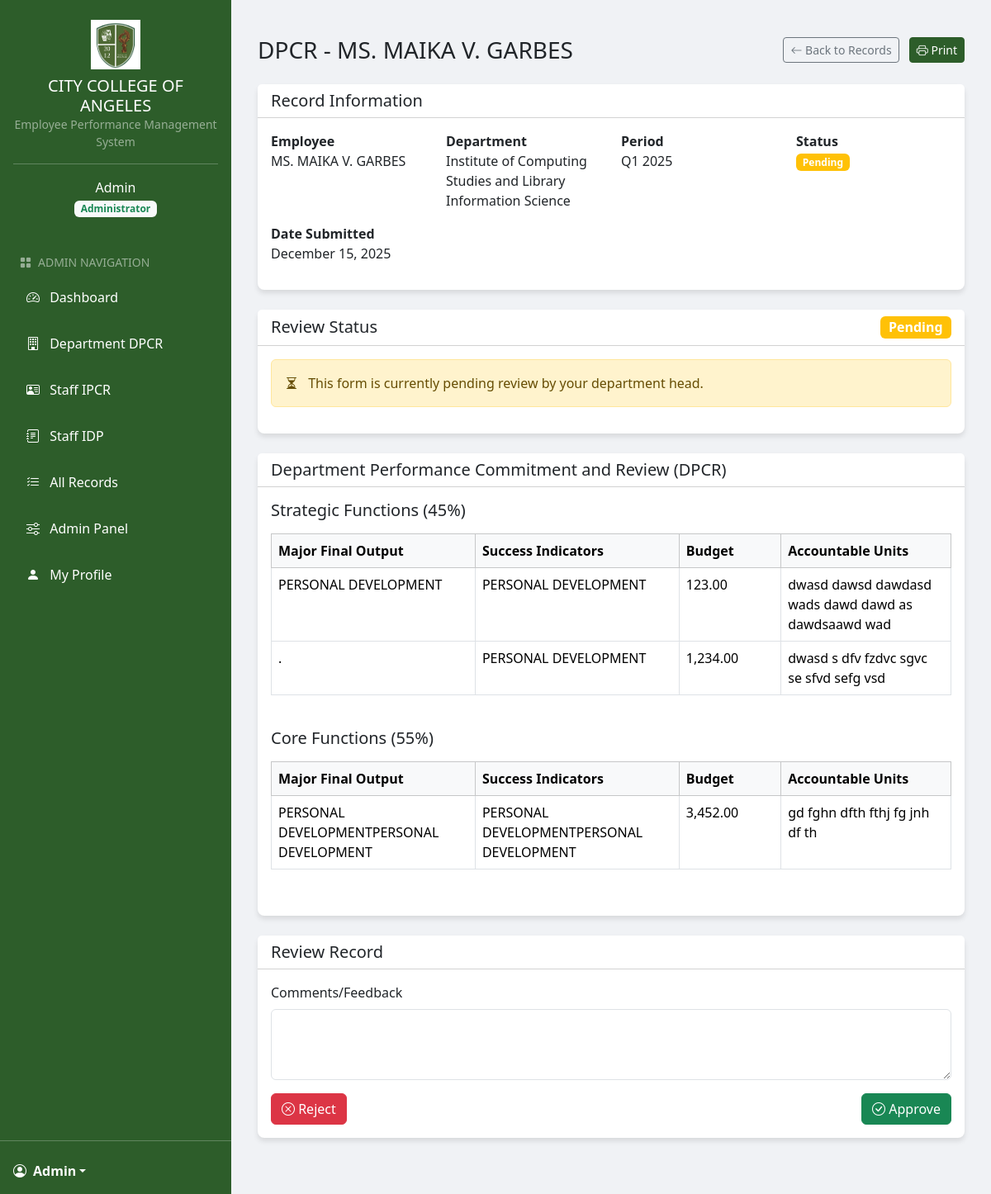
/view_record.php?id=65 (signed in), run on the app's committed database.
### tables this page shows
CREATE TABLE `records` (
  `id` int(11) NOT NULL,
  `user_id` int(11) NOT NULL,
  `form_type` enum('DPCR','IPCR','IDP') NOT NULL,
  `period` varchar(255) NOT NULL,
  `content` longtext DEFAULT NULL,
  `status` enum('Draft','Pending','Approved','Rejected') NOT NULL DEFAULT 'Draft',
  `date_submitted` timestamp NULL DEFAULT NULL,
  `reviewed_by` int(11) DEFAULT NULL,
  `date_reviewed` timestamp NULL DEFAULT NULL,
  `comments` text DEFAULT NULL,
  `computation_type` enum('Type1','Type2') DEFAULT 'Type1',
  `feedback` varchar(255) DEFAULT NULL,
  `confidential_remarks` varchar(255) DEFAULT NULL,
  `position` varchar(255) NOT NULL
);

CREATE TABLE `users` (
  `id` int(11) NOT NULL,
  `name` varchar(255) NOT NULL,
  `email` varchar(255) NOT NULL,
  `password` varchar(255) NOT NULL,
  `role` enum('admin','president','department_head','regular_employee','user') NOT NULL DEFAULT 'user',
  `department_id` int(11) DEFAULT NULL,
  `avatar` varchar(255) DEFAULT NULL,
  `remember_token` varchar(255) DEFAULT NULL,
  `created_at` timestamp NOT NULL DEFAULT current_timestamp(),
  `updated_at` timestamp NOT NULL DEFAULT current_timestamp() ON UPDATE current_timestamp()
);

CREATE TABLE `departments` (
  `id` int(11) NOT NULL,
  `name` varchar(255) NOT NULL,
  `description` text DEFAULT NULL,
  `head_id` int(11) DEFAULT NULL,
  `created_at` timestamp NOT NULL DEFAULT current_timestamp(),
  `updated_at` timestamp NOT NULL DEFAULT current_timestamp() ON UPDATE current_timestamp()
);

CREATE TABLE `dpcr_entries` (
  `id` int(11) NOT NULL,
  `record_id` int(11) NOT NULL,
  `major_output` text NOT NULL,
  `success_indicators` text NOT NULL,
  `budget` decimal(15,2) DEFAULT NULL,
  `accountable` text DEFAULT NULL,
  `accomplishments` text DEFAULT NULL,
  `category` enum('Strategic','Core','Support') NOT NULL DEFAULT 'Core',
  `q1_rating` decimal(5,2) DEFAULT NULL,
  `q2_rating` decimal(5,2) DEFAULT NULL,
  `q3_rating` decimal(5,2) DEFAULT NULL,
  `q4_rating` decimal(5,2) DEFAULT NULL,
  `weight` decimal(5,2) DEFAULT NULL,
  `created_at` timestamp NOT NULL DEFAULT current_timestamp(),
  `updated_at` timestamp NOT NULL DEFAULT current_timestamp() ON UPDATE current_timestamp(),
  `actual_accomplishments` text DEFAULT NULL,
  `q_rating` decimal(3,2) DEFAULT NULL,
  `e_rating` decimal(3,2) DEFAULT NULL,
  `t_rating` decimal(3,2) DEFAULT NULL,
  `a_rating` decimal(3,2) DEFAULT NULL,
  `remarks` text DEFAULT NULL
);

### view_record.php (the view, shortened to what the rows shown need)
<?php
include_once('includes/header.php');
$record_id = intval($_GET['id']);
$host = "localhost";
$username = "root";
$password = "";
$database = "epms_db";
$conn = new mysqli($host, $username, $password, $database);
$record_query = "SELECT r.*, u.name as employee_name, u.department_id,
                 d.name as department_name, rev.name as reviewer_name
          FROM records r
                 JOIN users u ON r.user_id = u.id
                 LEFT JOIN departments d ON u.department_id = d.id
                 LEFT JOIN users rev ON r.reviewed_by = rev.id
          WHERE r.id = ?";
$stmt = $conn->prepare($record_query);
$stmt->bind_param("i", $record_id);
$stmt->execute();
$record_result = $stmt->get_result();
$record = $record_result->fetch_assoc();
$entries = [];
if ($record['form_type'] === 'DPCR') {
    $entries_query = "SELECT * FROM dpcr_entries WHERE record_id = ? ORDER BY category, id";
    $stmt = $conn->prepare($entries_query);
    $stmt->bind_param("i", $record_id);
    $stmt->execute();
    $entries_result = $stmt->get_result();
    $strategic_entries = [];
    $core_entries = [];
    while ($entry = $entries_result->fetch_assoc()) {
        if ($entry['category'] === 'Strategic') {
            $strategic_entries[] = $entry;
        } else if ($entry['category'] === 'Core') {
            $core_entries[] = $entry;
        }
    }
    $entries = [
        'strategic' => $strategic_entries,
        'core' => $core_entries
    ];
} else if ($record['form_type'] === 'IPCR') {
    $entries_query = "SELECT * FROM ipcr_entries WHERE record_id = ? ORDER BY category, id";
    $stmt = $conn->prepare($entries_query);
    $stmt->bind_param("i", $record_id);
    $stmt->execute();
    $entries_result = $stmt->get_result();
    $strategic_entries = [];
    $core_entries = [];
    $support_entries = [];
    if ($entries_result->num_rows > 0) {
        while ($entry = $entries_result->fetch_assoc()) {
            if ($entry['category'] === 'Strategic') {
                $strategic_entries[] = $entry;
            } else if ($entry['category'] === 'Core') {
                $core_entries[] = $entry;
            } else if ($entry['category'] === 'Support') {
                $support_entries[] = $entry;
            }
        }
    } else if (!empty($record['content'])) {
        $content = json_decode($record['content'], true);
        if (isset($content['strategic_functions']) && is_array($content['strategic_functions'])) {
            foreach ($content['strategic_functions'] as $func) {
                $strategic_entries[] = [
                    'major_output' => $func['mfo'] ?? '',
                    'success_indicators' => $func['success_indicators'] ?? '',
                    'actual_accomplishments' => $func['accomplishments'] ?? '',
                    'q_rating' => $func['q'] ?? '',
                    'e_rating' => $func['e'] ?? '',
                    't_rating' => $func['t'] ?? '',
                    'final_rating' => $func['a'] ?? '',
                    'remarks' => $func['remarks'] ?? ''
                ];
            }
        }
        if (isset($content['core_functions']) && is_array($content['core_functions'])) {
            foreach ($content['core_functions'] as $func) {
                $core_entries[] = [
                    'major_output' => $func['mfo'] ?? '',
                    'success_indicators' => $func['success_indicators'] ?? '',
                    'actual_accomplishments' => $func['accomplishments'] ?? '',
                    'q_rating' => $func['q'] ?? '',
                    'e_rating' => $func['e'] ?? '',
                    't_rating' => $func['t'] ?? '',
                    'final_rating' => $func['a'] ?? '',
                    'remarks' => $func['remarks'] ?? ''
                ];
            }
        }
        if (isset($content['support_functions']) && is_array($content['support_functions'])) {
            foreach ($content['support_functions'] as $func) {
                $support_entries[] = [
                    'major_output' => $func['mfo'] ?? '',
                    'success_indicators' => $func['success_indicators'] ?? '',
                    'actual_accomplishments' => $func['accomplishments'] ?? '',
                    'q_rating' => $func['q'] ?? '',
                    'e_rating' => $func['e'] ?? '',
                    't_rating' => $func['t'] ?? '',
                    'final_rating' => $func['a'] ?? '',
                    'remarks' => $func['remarks'] ?? ''
                ];
            }
        }
    }
    $entries = [
        'strategic' => $strategic_entries,
        'core' => $core_entries,
        'support' => $support_entries
    ];
} else if ($record['form_type'] === 'IDP') {
    $entries_query = "SELECT * FROM idp_entries WHERE record_id = ? ORDER BY id";
    $stmt = $conn->prepare($entries_query);
    $stmt->bind_param("i", $record_id);
    $stmt->execute();
    $entries_result = $stmt->get_result();
    $idp_entries = [];
    if ($entries_result->num_rows > 0) {
        while ($entry = $entries_result->fetch_assoc()) {
            $idp_entries[] = $entry;
        }
    } else if (!empty($record['content'])) {
        $content = json_decode($record['content'], true);
        if (isset($content['professional_development']) && is_array($content['professional_development'])) {
            foreach ($content['professional_development'] as $item) {
                $idp_entries[] = [
                    'development_needs' => 'Professional',
                    'goals' => $item['goals'] ?? '',
                    'competencies' => $item['competencies'] ?? '',
                    'actions' => $item['actions'] ?? '',
                    'timeline_display' => $item['timeline'] ?? '',
                    'status' => $item['status'] ?? 'Not Started'
                ];
            }
        }
        if (isset($content['personal_development']) && is_array($content['personal_development'])) {
            foreach ($content['personal_development'] as $item) {
                $idp_entries[] = [
                    'development_needs' => 'Personal',
                    'goals' => $item['goals'] ?? '',
                    'competencies' => $item['competencies'] ?? '',
                    'actions' => $item['actions'] ?? '',
                    'timeline_display' => $item['timeline'] ?? '',
                    'status' => $item['status'] ?? 'Not Started'
                ];
            }
        }
        if (isset($content['career_advancement']) && is_array($content['career_advancement'])) {
            foreach ($content['career_advancement'] as $item) {
                $idp_entries[] = [
                    'development_needs' => 'Career',
                    'goals' => $item['goals'] ?? '',
                    'competencies' => $item['competencies'] ?? '',
                    'actions' => $item['actions'] ?? '',
                    'timeline_display' => $item['timeline'] ?? '',
                    'status' => $item['status'] ?? 'Not Started'
                ];
            }
        }
    }
    $entries = [
        'idp' => $idp_entries
    ];
}
?>
<div class="container-fluid py-4">
    <div class="d-flex justify-content-between align-items-center mb-4">
        <h1 class="h3 mb-0">
            <?php echo $record['form_type']; ?> -
            <?php echo htmlspecialchars($record['employee_name']); ?>
        </h1>
        <div>
            <a href="records.php" class="btn btn-sm btn-outline-secondary me-2">
            </a>
            <a href="print_record.php?id=<?php echo $record_id; ?>" class="btn btn-sm btn-primary">
            </a>
        </div>
    </div>
    <div class="card mb-4">
        <div class="card-body">
            <div class="row">
                <div class="col-md-3 mb-3">
                    <div class="fw-bold">Employee</div>
                    <div><?php echo htmlspecialchars($record['employee_name']); ?></div>
                </div>
                <div class="col-md-3 mb-3">
                    <div class="fw-bold">Department</div>
                    <div><?php echo htmlspecialchars($record['department_name'] ?? 'Not Assigned'); ?></div>
                </div>
                <div class="col-md-3 mb-3">
                    <div class="fw-bold">Period</div>
                    <div><?php echo htmlspecialchars($record['period']); ?></div>
                </div>
                <div class="col-md-3 mb-3">
                    <div>
                        <?php
                        $status_class = "";
                        switch ($record['status']) {
                            case 'Pending':
                                $status_class = "warning";
                                break;
                        }
                        ?>
                        <span class="badge bg-<?php echo $status_class; ?>">
                            <?php echo $record['status']; ?>
                        </span>
                    </div>
                </div>
                <?php if ($record['date_submitted']): ?>
                <div class="col-md-3 mb-3">
                    <div class="fw-bold">Date Submitted</div>
                    <div><?php echo date('F d, Y', strtotime($record['date_submitted'])); ?></div>
            </div>
                <?php endif; ?>
            </div>
        </div>
    </div>
    <?php if($record['status'] !== 'Draft'): ?>
    <div class="card mb-4">
        <div class="card-header bg-white d-flex justify-content-between align-items-center">
            <h5 class="mb-0">Review Status</h5>
            <?php
                $status_badge_class = '';
                switch($record['status']) {
                    case 'Pending':
                        $status_badge_class = 'warning';
                        break;
                }
            ?>
            <span class="badge bg-<?php echo $status_badge_class; ?> fs-6"><?php echo $record['status']; ?></span>
        </div>
        <div class="card-body">
            <?php if($record['status'] === 'Pending'): ?>
                <div class="alert alert-warning">
                    <i class="bi bi-hourglass-split me-2"></i>
                    <span>This form is currently pending review by your department head.</span>
                </div>
            <?php endif; ?>
        </div>
    </div>
    <?php endif; ?>
            <?php if ($record['form_type'] === 'DPCR'): ?>
    <div class="card mb-4">
        <div class="card-body">
            <div class="mb-4">
                <div class="table-responsive">
                    <table class="table table-bordered">
                        <thead class="table-light">
                            <tr>
                                <th width="30%">Major Final Output</th>
                                <th width="30%">Success Indicators</th>
                                <th width="15%">Budget</th>
                                <th width="25%">Accountable Units</th>
                            </tr>
                        </thead>
                        <tbody>
                            <?php if (empty($entries['strategic'])): ?>
                            <tr>
                                <td colspan="4" class="text-center">No strategic outputs defined</td>
                            </tr>
                            <?php else: ?>
                                <?php foreach ($entries['strategic'] as $entry): ?>
                                <tr>
                                    <td><?php echo nl2br(htmlspecialchars($entry['major_output'])); ?></td>
                                    <td><?php echo nl2br(htmlspecialchars($entry['success_indicators'])); ?></td>
                                    <td><?php echo htmlspecialchars($entry['budget'] ? number_format($entry['budget'], 2) : 'N/A'); ?></td>
                                    <td><?php echo htmlspecialchars($entry['accountable']); ?></td>
                                </tr>
                                <?php endforeach; ?>
                            <?php endif; ?>
                        </tbody>
                    </table>
                </div>
            </div>
            <div class="mb-4">
                <div class="table-responsive">
                    <table class="table table-bordered">
                        <thead class="table-light">
                            <tr>
                                <th width="30%">Major Final Output</th>
                                <th width="30%">Success Indicators</th>
                                <th width="15%">Budget</th>
                                <th width="25%">Accountable Units</th>
                            </tr>
                        </thead>
                        <tbody>
                            <?php if (empty($entries['core'])): ?>
                            <tr>
                                <td colspan="4" class="text-center">No core outputs defined</td>
                            </tr>
                            <?php else: ?>
                                <?php foreach ($entries['core'] as $entry): ?>
                                <tr>
                                    <td><?php echo nl2br(htmlspecialchars($entry['major_output'])); ?></td>
                                    <td><?php echo nl2br(htmlspecialchars($entry['success_indicators'])); ?></td>
                                    <td><?php echo htmlspecialchars($entry['budget'] ? number_format($entry['budget'], 2) : 'N/A'); ?></td>
                                    <td><?php echo htmlspecialchars($entry['accountable']); ?></td>
                                </tr>
                                <?php endforeach; ?>
                            <?php endif; ?>
                        </tbody>
                    </table>
                </div>
            </div>
        </div>
    </div>
                <?php endif; ?>
</div>
<?php
include_once('includes/footer.php');
?>

### data on the page
records: form_type "DPCR", user.name "MS. MAIKA V. GARBES", departments.name "Institute of Computing Studies and Library Information Science", period "Q1 2025", status "Pending", date_submitted "December 15, 2025"
dpcr_entries: major_output "PERSONAL DEVELOPMENT", success_indicators "PERSONAL DEVELOPMENT", budget "123.00", accountable "dwasd dawsd dawdasd wads dawd dawd as dawdsaawd wad"
dpcr_entries: major_output ".", success_indicators "PERSONAL DEVELOPMENT", budget "1,234.00", accountable "dwasd s dfv fzdvc sgvc se sfvd sefg vsd"
dpcr_entries: major_output "PERSONAL DEVELOPMENTPERSONAL DEVELOPMENT", success_indicators "PERSONAL DEVELOPMENTPERSONAL DEVELOPMENT", budget "3,452.00", accountable "gd fghn dfth fthj fg jnh df th"

### other printed values
$_SESSION['user_name'] "Admin"
$role_display "Administrator"
$item['title'] "Dashboard"
$item['title'] "Department DPCR"
$item['title'] "Staff IPCR"
$item['title'] "Staff IDP"
$item['title'] "All Records"
$item['title'] "Admin Panel"
$item['title'] "My Profile"
